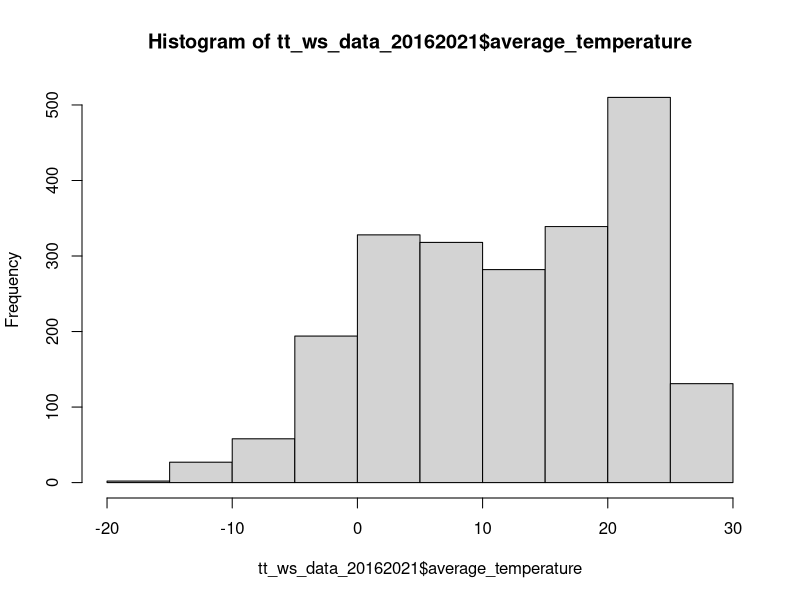

Generate this figure with R: (Note: this script raises an error after producing the figure.)
# tt_runningmean.R
## script to calculate running mean of temperature for trillium trail common
## garden analysis

## load libraries


## load in data
tt_ws_data <- read.csv('../data/pgh_weatherstation/USW00014762.csv', stringsAsFactors = FALSE)
head(tt_ws_data)

## create moving average function
moving_average_10 <- function(x, n = 10){filter(x, rep(1 / n, n), sides = 1)} # 10-day moving average function

## convert dates to day, month, year, doy
tt_ws_data$r_date <- strptime(tt_ws_data$DATE, '%m/%d/%y')
tt_ws_data$month <- as.numeric(format(tt_ws_data$r_date, "%m"))
tt_ws_data$day <- as.numeric(format(tt_ws_data$r_date, "%d"))
tt_ws_data$year <- as.numeric(format(tt_ws_data$r_date, "%Y"))
tt_ws_data$doy <- as.numeric(format(tt_ws_data$r_date, "%j"))

## subset out years of interest
tt_ws_data_20162021 <- subset(tt_ws_data, year >2015 & year < 2022)

## caclulate average temperatures
tt_ws_data_20162021$average_temperature <- (rowMeans(tt_ws_data_20162021[,c('TMIN','TMAX')], 
                                                    na.rm = T))/10 # divide by 10 ti get correct T
hist(tt_ws_data_20162021$average_temperature)

## calculate running means
tt_ws_data_20162021$tgrowth10 <- moving_average(tt_ws_data_20162021$average_temperature)

## output data
write.csv(tt_ws_data_20162021[,c(1:5,13, 15, 55:61)], 
          '../output/tt_runningmean_tgrowth10.csv', row.names = F)



